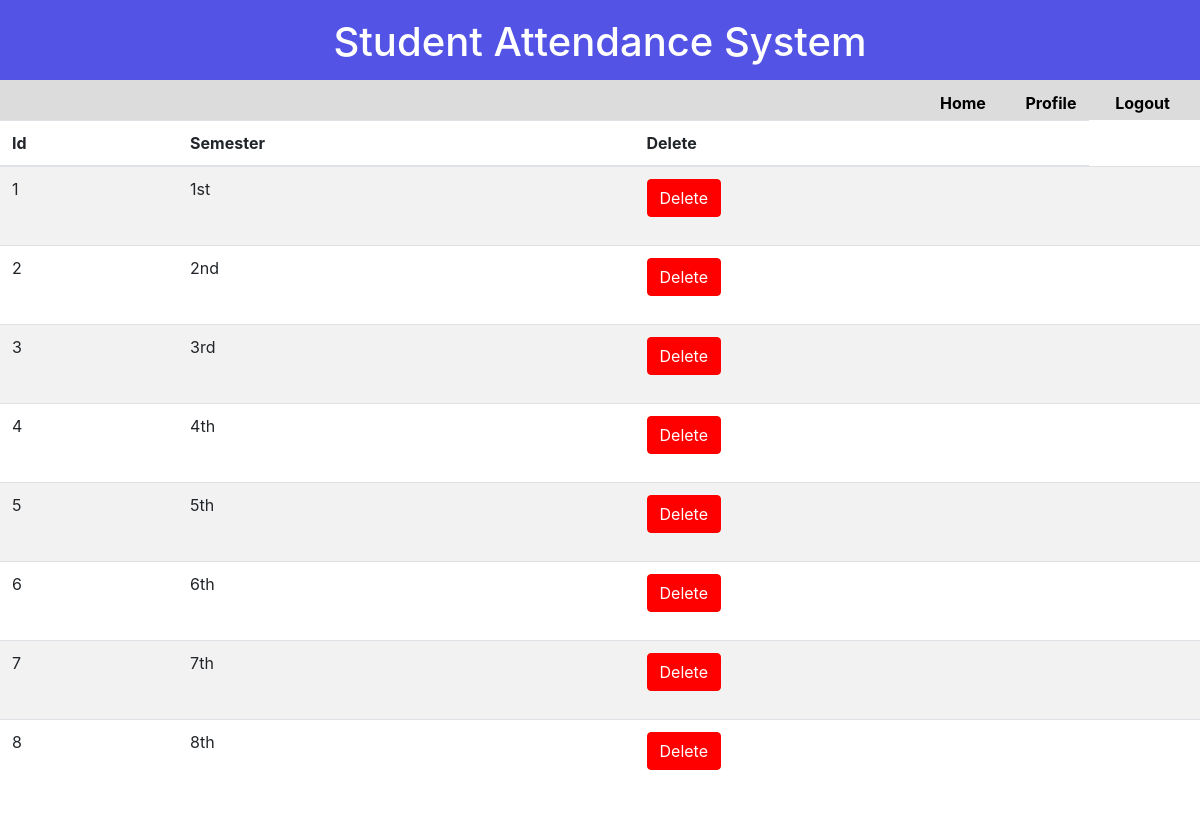
Page /admin/sem_update.php on the committed database.
### tables this page shows
CREATE TABLE `sem_detail` (
  `sem_id` int(20) NOT NULL,
  `sem` varchar(20) NOT NULL
);

### admin/sem_update.php (the view, shortened to what this page needs)
<!doctype html5>
<html>
<head>
<link type="text/css" href='decor16.css' rel='stylesheet'>
<link href="css/bootstrap.css" rel="stylesheet">
</head>
<body>
<div class="header">
<h1 class="attend">Student Attendance System</h1>
</div>
<div class="st">
<div style="padding-top:11px;">
<label style="padding-left:940px;"><strong><a href="adminpanel.php" class="m1" >Home</a></strong></label>
<label style="padding-left:35px;"><strong><a href="profile.php" class="m1" >Profile</a><strong></label>
<label style="padding-left:35px; "><strong><a href="logout.php" class="m1" >Logout</a><strong></label>
</div>
</div>
<table class="table table-striped" style="padding-left:10px;">
<thead>
<tr>
<th>Id</th>
<th>Semester </th>
<th>Delete</th>
</tr>
</thead>
<tbody>
<?php
include('connect.php');
$qr="SELECT * FROM sem_detail";
$result=mysqli_query($con,$qr);
while($data=mysqli_fetch_array($result)){
	echo "<tr><td>".    $data['sem_id']."</td><td>".$data['sem']."</td><td><form method='POST' action='delete.php'><button value={$data['sem_id']} name='delete' class='btn btn-primay' style='background-color:red;border:1px solid red;color:white;'>Delete</button></form><td></tr>";
	}
?>
</tbody>
</table>
</body>
</html>

### admin/decor16.css (style rules this page uses)
.header { height:80px; background-color:rgba(10,10,220,0.7); }
.attend { text-align:center; color:white; padding-top:18px; }
.st { background-color:rgba(140,140,140,0.3);height:40px; }
.m1 { color:black; text-decoration:none; }

### rows in the picture
sem_detail: sem_id "1", sem "1st"
sem_detail: sem_id "2", sem "2nd"
sem_detail: sem_id "3", sem "3rd"
sem_detail: sem_id "4", sem "4th"
sem_detail: sem_id "5", sem "5th"
sem_detail: sem_id "6", sem "6th"
sem_detail: sem_id "7", sem "7th"
sem_detail: sem_id "8", sem "8th"
